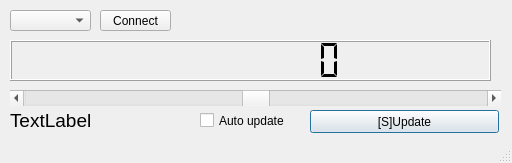
<?xml version="1.0" encoding="UTF-8"?>
<ui version="4.0">
 <class>MainWindow</class>
 <widget class="QMainWindow" name="MainWindow">
  <property name="geometry">
   <rect>
    <x>0</x>
    <y>0</y>
    <width>512</width>
    <height>163</height>
   </rect>
  </property>
  <property name="windowTitle">
   <string>MainWindow</string>
  </property>
  <widget class="QWidget" name="centralwidget">
   <widget class="QPushButton" name="pushButton">
    <property name="geometry">
     <rect>
      <x>100</x>
      <y>10</y>
      <width>71</width>
      <height>21</height>
     </rect>
    </property>
    <property name="autoFillBackground">
     <bool>false</bool>
    </property>
    <property name="text">
     <string>Connect</string>
    </property>
    <property name="checkable">
     <bool>false</bool>
    </property>
    <property name="autoDefault">
     <bool>false</bool>
    </property>
    <property name="default">
     <bool>false</bool>
    </property>
    <property name="flat">
     <bool>false</bool>
    </property>
   </widget>
   <widget class="QLCDNumber" name="lcdNumber">
    <property name="geometry">
     <rect>
      <x>10</x>
      <y>40</y>
      <width>481</width>
      <height>41</height>
     </rect>
    </property>
    <property name="smallDecimalPoint">
     <bool>true</bool>
    </property>
    <property name="digitCount">
     <number>8</number>
    </property>
    <property name="segmentStyle">
     <enum>QLCDNumber::Flat</enum>
    </property>
   </widget>
   <widget class="QComboBox" name="comboBox">
    <property name="geometry">
     <rect>
      <x>10</x>
      <y>10</y>
      <width>81</width>
      <height>21</height>
     </rect>
    </property>
   </widget>
   <widget class="QLabel" name="label">
    <property name="geometry">
     <rect>
      <x>10</x>
      <y>110</y>
      <width>131</width>
      <height>21</height>
     </rect>
    </property>
    <property name="font">
     <font>
      <pointsize>14</pointsize>
     </font>
    </property>
    <property name="text">
     <string>TextLabel</string>
    </property>
   </widget>
   <widget class="QScrollBar" name="horizontalScrollBar">
    <property name="geometry">
     <rect>
      <x>10</x>
      <y>90</y>
      <width>491</width>
      <height>16</height>
     </rect>
    </property>
    <property name="minimum">
     <number>-500</number>
    </property>
    <property name="maximum">
     <number>500</number>
    </property>
    <property name="pageStep">
     <number>1</number>
    </property>
    <property name="value">
     <number>1</number>
    </property>
    <property name="orientation">
     <enum>Qt::Horizontal</enum>
    </property>
   </widget>
   <widget class="QPushButton" name="pushButton_2">
    <property name="geometry">
     <rect>
      <x>310</x>
      <y>110</y>
      <width>189</width>
      <height>23</height>
     </rect>
    </property>
    <property name="text">
     <string>[S]Update</string>
    </property>
    <property name="shortcut">
     <string>S</string>
    </property>
    <property name="default">
     <bool>true</bool>
    </property>
   </widget>
   <widget class="QCheckBox" name="checkBox">
    <property name="geometry">
     <rect>
      <x>200</x>
      <y>110</y>
      <width>101</width>
      <height>21</height>
     </rect>
    </property>
    <property name="text">
     <string>Auto update</string>
    </property>
    <property name="checked">
     <bool>false</bool>
    </property>
   </widget>
   <zorder>lcdNumber</zorder>
   <zorder>comboBox</zorder>
   <zorder>label</zorder>
   <zorder>horizontalScrollBar</zorder>
   <zorder>pushButton_2</zorder>
   <zorder>checkBox</zorder>
   <zorder>pushButton</zorder>
  </widget>
  <widget class="QStatusBar" name="statusbar"/>
 </widget>
 <tabstops>
  <tabstop>pushButton_2</tabstop>
  <tabstop>checkBox</tabstop>
  <tabstop>comboBox</tabstop>
  <tabstop>pushButton</tabstop>
 </tabstops>
 <resources/>
 <connections/>
</ui>
